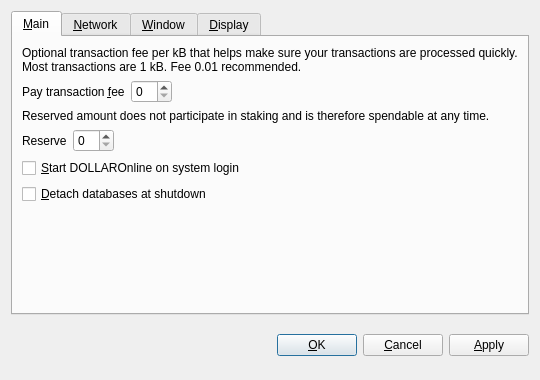
<?xml version="1.0" encoding="UTF-8"?>
<ui version="4.0">
 <class>OptionsDialog</class>
 <widget class="QDialog" name="OptionsDialog">
  <property name="geometry">
   <rect>
    <x>0</x>
    <y>0</y>
    <width>540</width>
    <height>380</height>
   </rect>
  </property>
  <property name="windowTitle">
   <string>Options</string>
  </property>
  <property name="modal">
   <bool>true</bool>
  </property>
  <layout class="QVBoxLayout" name="verticalLayout">
   <item>
    <widget class="QTabWidget" name="tabWidget">
     <property name="tabPosition">
      <enum>QTabWidget::North</enum>
     </property>
     <property name="currentIndex">
      <number>0</number>
     </property>
     <widget class="QWidget" name="tabMain">
      <attribute name="title">
       <string>&amp;Main</string>
      </attribute>
      <layout class="QVBoxLayout" name="verticalLayout_Main">
       <item>
        <widget class="QLabel" name="transactionFeeInfoLabel">
         <property name="text">
          <string>Optional transaction fee per kB that helps make sure your transactions are processed quickly. Most transactions are 1 kB. Fee 0.01 recommended.</string>
         </property>
         <property name="textFormat">
          <enum>Qt::PlainText</enum>
         </property>
         <property name="wordWrap">
          <bool>true</bool>
         </property>
        </widget>
       </item>
       <item>
        <layout class="QHBoxLayout" name="horizontalLayoutFee">
         <item>
          <widget class="QLabel" name="transactionFeeLabel">
           <property name="text">
            <string>Pay transaction &amp;fee</string>
           </property>
           <property name="textFormat">
            <enum>Qt::PlainText</enum>
           </property>
           <property name="buddy">
            <cstring>transactionFee</cstring>
           </property>
          </widget>
         </item>
         <item>
          <widget class="BitcoinAmountField" name="transactionFee"/>
         </item>
         <item>
          <spacer name="horizontalSpacerFee">
           <property name="orientation">
            <enum>Qt::Horizontal</enum>
           </property>
           <property name="sizeHint" stdset="0">
            <size>
             <width>40</width>
             <height>20</height>
            </size>
           </property>
          </spacer>
         </item>
        </layout>
       </item>
       <item>
        <widget class="QLabel" name="reserveBalanceInfoLabel">
         <property name="text">
          <string>Reserved amount does not participate in staking and is therefore spendable at any time.</string>
         </property>
         <property name="textFormat">
          <enum>Qt::PlainText</enum>
         </property>
         <property name="wordWrap">
          <bool>true</bool>
         </property>
        </widget>
       </item>
       <item>
        <layout class="QHBoxLayout" name="horizontalLayoutReserveBalance">
         <item>
          <widget class="QLabel" name="reserveBalanceLabel">
           <property name="text">
            <string>Reserve</string>
           </property>
           <property name="textFormat">
            <enum>Qt::PlainText</enum>
           </property>
           <property name="buddy">
            <cstring>reserveBalance</cstring>
           </property>
          </widget>
         </item>
         <item>
          <widget class="BitcoinAmountField" name="reserveBalance"/>
         </item>
         <item>
          <spacer name="horizontalSpacerReserveBalance">
           <property name="orientation">
            <enum>Qt::Horizontal</enum>
           </property>
           <property name="sizeHint" stdset="0">
            <size>
             <width>40</width>
             <height>20</height>
            </size>
           </property>
          </spacer>
         </item>
        </layout>
       </item>
       <item>
        <widget class="QCheckBox" name="bitcoinAtStartup">
         <property name="toolTip">
          <string>Automatically start DOLLAROnline after logging in to the system.</string>
         </property>
         <property name="text">
          <string>&amp;Start DOLLAROnline on system login</string>
         </property>
        </widget>
       </item>
       <item>
        <widget class="QCheckBox" name="detachDatabases">
         <property name="toolTip">
          <string>Detach block and address databases at shutdown. This means they can be moved to another data directory, but it slows down shutdown. The wallet is always detached.</string>
         </property>
         <property name="text">
          <string>&amp;Detach databases at shutdown</string>
         </property>
        </widget>
       </item>
       <item>
        <spacer name="verticalSpacer_Main">
         <property name="orientation">
          <enum>Qt::Vertical</enum>
         </property>
         <property name="sizeHint" stdset="0">
          <size>
           <width>20</width>
           <height>40</height>
          </size>
         </property>
        </spacer>
       </item>
      </layout>
     </widget>
     <widget class="QWidget" name="tabNetwork">
      <attribute name="title">
       <string>&amp;Network</string>
      </attribute>
      <layout class="QVBoxLayout" name="verticalLayout_Network">
       <item>
        <widget class="QCheckBox" name="mapPortUpnp">
         <property name="toolTip">
          <string>Automatically open the DOLLAROnline client port on the router. This only works when your router supports UPnP and it is enabled.</string>
         </property>
         <property name="text">
          <string>Map port using &amp;UPnP</string>
         </property>
        </widget>
       </item>
       <item>
        <widget class="QCheckBox" name="connectSocks">
         <property name="toolTip">
          <string>Connect to the DOLLAROnline network through a SOCKS proxy (e.g. when connecting through Tor).</string>
         </property>
         <property name="text">
          <string>&amp;Connect through SOCKS proxy:</string>
         </property>
        </widget>
       </item>
       <item>
        <layout class="QHBoxLayout" name="horizontalLayout_Network">
         <item>
          <widget class="QLabel" name="proxyIpLabel">
           <property name="text">
            <string>Proxy &amp;IP:</string>
           </property>
           <property name="textFormat">
            <enum>Qt::PlainText</enum>
           </property>
           <property name="buddy">
            <cstring>proxyIp</cstring>
           </property>
          </widget>
         </item>
         <item>
          <widget class="QValidatedLineEdit" name="proxyIp">
           <property name="maximumSize">
            <size>
             <width>140</width>
             <height>16777215</height>
            </size>
           </property>
           <property name="toolTip">
            <string>IP address of the proxy (e.g. 127.0.0.1)</string>
           </property>
          </widget>
         </item>
         <item>
          <widget class="QLabel" name="proxyPortLabel">
           <property name="text">
            <string>&amp;Port:</string>
           </property>
           <property name="textFormat">
            <enum>Qt::PlainText</enum>
           </property>
           <property name="buddy">
            <cstring>proxyPort</cstring>
           </property>
          </widget>
         </item>
         <item>
          <widget class="QLineEdit" name="proxyPort">
           <property name="maximumSize">
            <size>
             <width>55</width>
             <height>16777215</height>
            </size>
           </property>
           <property name="toolTip">
            <string>Port of the proxy (e.g. 9050)</string>
           </property>
          </widget>
         </item>
         <item>
          <widget class="QLabel" name="socksVersionLabel">
           <property name="text">
            <string>SOCKS &amp;Version:</string>
           </property>
           <property name="textFormat">
            <enum>Qt::PlainText</enum>
           </property>
           <property name="buddy">
            <cstring>socksVersion</cstring>
           </property>
          </widget>
         </item>
         <item>
          <widget class="QValueComboBox" name="socksVersion">
           <property name="toolTip">
            <string>SOCKS version of the proxy (e.g. 5)</string>
           </property>
          </widget>
         </item>
         <item>
          <spacer name="horizontalSpacer_Network">
           <property name="orientation">
            <enum>Qt::Horizontal</enum>
           </property>
           <property name="sizeHint" stdset="0">
            <size>
             <width>40</width>
             <height>20</height>
            </size>
           </property>
          </spacer>
         </item>
        </layout>
       </item>
       <item>
        <spacer name="verticalSpacer_Network">
         <property name="orientation">
          <enum>Qt::Vertical</enum>
         </property>
         <property name="sizeHint" stdset="0">
          <size>
           <width>20</width>
           <height>40</height>
          </size>
         </property>
        </spacer>
       </item>
      </layout>
     </widget>
     <widget class="QWidget" name="tabWindow">
      <attribute name="title">
       <string>&amp;Window</string>
      </attribute>
      <layout class="QVBoxLayout" name="verticalLayout_Window">
       <item>
        <widget class="QCheckBox" name="minimizeToTray">
         <property name="toolTip">
          <string>Show only a tray icon after minimizing the window.</string>
         </property>
         <property name="text">
          <string>&amp;Minimize to the tray instead of the taskbar</string>
         </property>
        </widget>
       </item>
       <item>
        <widget class="QCheckBox" name="minimizeOnClose">
         <property name="toolTip">
          <string>Minimize instead of exit the application when the window is closed. When this option is enabled, the application will be closed only after selecting Quit in the menu.</string>
         </property>
         <property name="text">
          <string>M&amp;inimize on close</string>
         </property>
        </widget>
       </item>
       <item>
        <spacer name="verticalSpacer_Window">
         <property name="orientation">
          <enum>Qt::Vertical</enum>
         </property>
         <property name="sizeHint" stdset="0">
          <size>
           <width>20</width>
           <height>40</height>
          </size>
         </property>
        </spacer>
       </item>
      </layout>
     </widget>
     <widget class="QWidget" name="tabDisplay">
      <attribute name="title">
       <string>&amp;Display</string>
      </attribute>
      <layout class="QVBoxLayout" name="verticalLayout_Display">
       <item>
        <layout class="QHBoxLayout" name="horizontalLayout_1_Display">
         <item>
          <widget class="QLabel" name="langLabel">
           <property name="text">
            <string>User Interface &amp;language:</string>
           </property>
           <property name="textFormat">
            <enum>Qt::PlainText</enum>
           </property>
           <property name="buddy">
            <cstring>lang</cstring>
           </property>
          </widget>
         </item>
         <item>
          <widget class="QValueComboBox" name="lang">
           <property name="toolTip">
            <string>The user interface language can be set here. This setting will take effect after restarting DOLLAROnline.</string>
           </property>
          </widget>
         </item>
        </layout>
       </item>
       <item>
        <layout class="QHBoxLayout" name="horizontalLayout_2_Display">
         <item>
          <widget class="QLabel" name="unitLabel">
           <property name="text">
            <string>&amp;Unit to show amounts in:</string>
           </property>
           <property name="textFormat">
            <enum>Qt::PlainText</enum>
           </property>
           <property name="buddy">
            <cstring>unit</cstring>
           </property>
          </widget>
         </item>
         <item>
          <widget class="QValueComboBox" name="unit">
           <property name="toolTip">
            <string>Choose the default subdivision unit to show in the interface and when sending coins.</string>
           </property>
          </widget>
         </item>
        </layout>
       </item>
       <item>
        <widget class="QCheckBox" name="displayAddresses">
         <property name="toolTip">
          <string>Whether to show DOLLAROnline addresses in the transaction list or not.</string>
         </property>
         <property name="text">
          <string>&amp;Display addresses in transaction list</string>
         </property>
        </widget>
       </item>
       <item>
        <widget class="QCheckBox" name="coinControlFeatures">
         <property name="toolTip">
          <string>Whether to show coin control features or not.</string>
         </property>
         <property name="text">
          <string>Display coin &amp;control features (experts only!)</string>
         </property>
        </widget>
       </item>
       <item>
        <spacer name="verticalSpacer_Display">
         <property name="orientation">
          <enum>Qt::Vertical</enum>
         </property>
         <property name="sizeHint" stdset="0">
          <size>
           <width>20</width>
           <height>40</height>
          </size>
         </property>
        </spacer>
       </item>
      </layout>
     </widget>
    </widget>
   </item>
   <item>
    <layout class="QHBoxLayout" name="horizontalLayout_Buttons">
     <item>
      <spacer name="horizontalSpacer_1">
       <property name="orientation">
        <enum>Qt::Horizontal</enum>
       </property>
       <property name="sizeHint" stdset="0">
        <size>
         <width>40</width>
         <height>48</height>
        </size>
       </property>
      </spacer>
     </item>
     <item>
      <widget class="QLabel" name="statusLabel">
       <property name="font">
        <font>
         <weight>75</weight>
         <bold>true</bold>
        </font>
       </property>
       <property name="text">
        <string/>
       </property>
       <property name="textFormat">
        <enum>Qt::PlainText</enum>
       </property>
       <property name="wordWrap">
        <bool>true</bool>
       </property>
      </widget>
     </item>
     <item>
      <spacer name="horizontalSpacer_2">
       <property name="orientation">
        <enum>Qt::Horizontal</enum>
       </property>
       <property name="sizeHint" stdset="0">
        <size>
         <width>40</width>
         <height>48</height>
        </size>
       </property>
      </spacer>
     </item>
     <item>
      <widget class="QPushButton" name="okButton">
       <property name="text">
        <string>&amp;OK</string>
       </property>
      </widget>
     </item>
     <item>
      <widget class="QPushButton" name="cancelButton">
       <property name="text">
        <string>&amp;Cancel</string>
       </property>
       <property name="autoDefault">
        <bool>false</bool>
       </property>
      </widget>
     </item>
     <item>
      <widget class="QPushButton" name="applyButton">
       <property name="text">
        <string>&amp;Apply</string>
       </property>
       <property name="autoDefault">
        <bool>false</bool>
       </property>
      </widget>
     </item>
    </layout>
   </item>
  </layout>
 </widget>
 <customwidgets>
  <customwidget>
   <class>BitcoinAmountField</class>
   <extends>QSpinBox</extends>
   <header>bitcoinamountfield.h</header>
  </customwidget>
  <customwidget>
   <class>QValueComboBox</class>
   <extends>QComboBox</extends>
   <header>qvaluecombobox.h</header>
  </customwidget>
  <customwidget>
   <class>QValidatedLineEdit</class>
   <extends>QLineEdit</extends>
   <header>qvalidatedlineedit.h</header>
  </customwidget>
 </customwidgets>
 <resources/>
 <connections/>
</ui>
